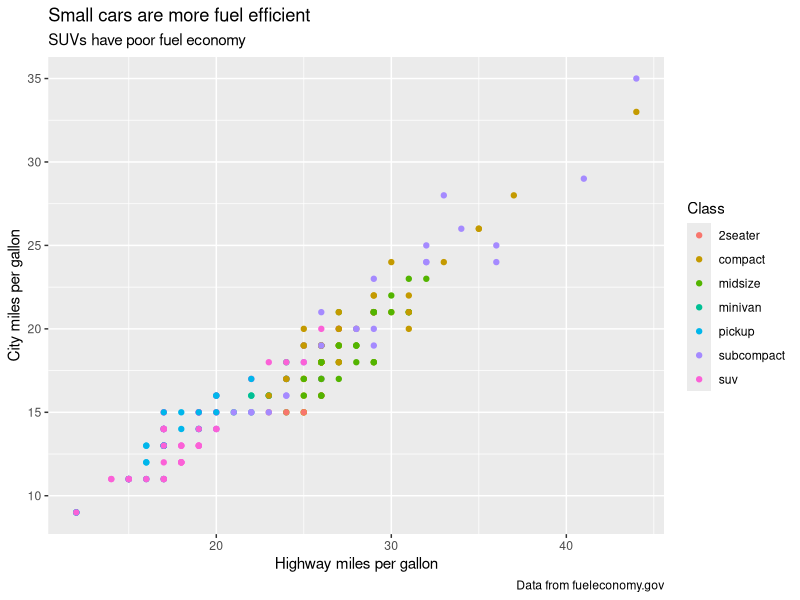
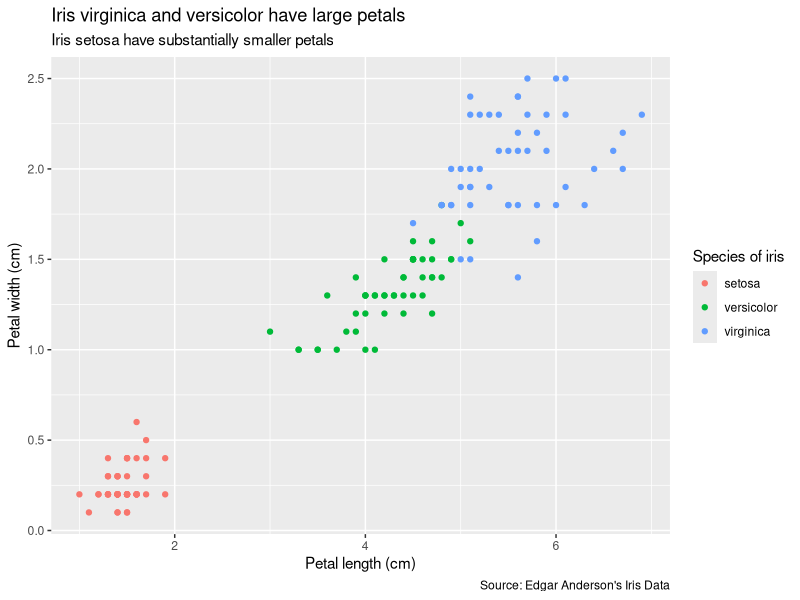

Write R code to recreate these figures, in order.
## ---- chunk 1
knitr::opts_chunk$set(echo = TRUE)
## ---- chunk 2
library(tidyverse)
## ---- chunk 3
ggplot(mpg, aes(x = hwy, y = cty)) +
  geom_point(aes(colour = class)) +
  labs(
    title = "Small cars are more fuel efficient",
    subtitle = "SUVs have poor fuel economy",
    caption = "Data from fueleconomy.gov",
    x = "Highway miles per gallon",
    y = "City miles per gallon",
    colour = "Class"
  )
## ---- chunk 4
ggplot(iris, aes(x = Petal.Length, y = Petal.Width)) +
  geom_point(aes(colour = Species)) +
  labs(
    title = "Iris virginica and versicolor have large petals",
    subtitle = "Iris setosa have substantially smaller petals",
    caption = "Source: Edgar Anderson's Iris Data",
    x = "Petal length (cm)",
    y = "Petal width (cm)",
    colour = "Species of iris"
  )
